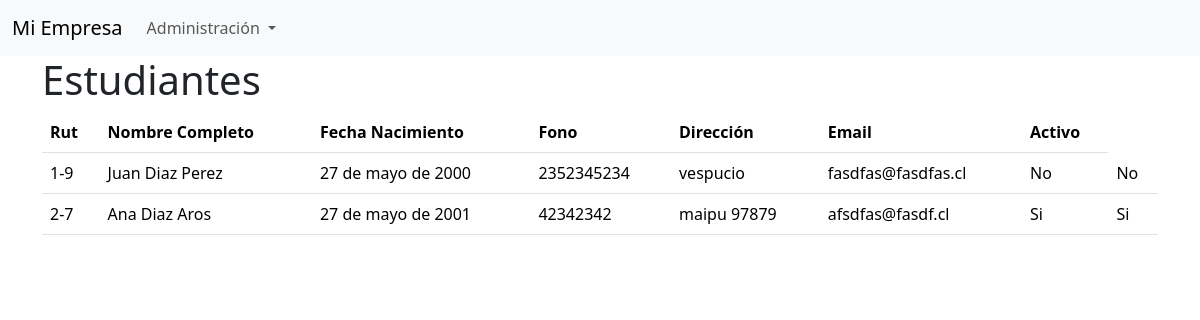
/alumnos/listadoEstudiante, run on the app's committed database.
### alumnos/models.py (models this page shows, shortened)
class Alumno(models.Model):
    carrera     = models.ForeignKey('Carrera', on_delete=models.CASCADE)
    rut         = models.CharField(primary_key=True, max_length=10)
    dv          = models.CharField(max_length=1)
    nombre      = models.CharField(max_length=50)
    apellido1   = models.CharField(max_length=50)
    apellido2   = models.CharField(max_length=50)
    nacimiento  = models.DateField()
    fono        = models.CharField(max_length=50)
    direccion   = models.CharField(max_length=200)
    email       = models.CharField(max_length=100)
    activo      = models.IntegerField()

### alumnos/views.py (the view)
# urls.py: path('listadoEstudiante', views.listadoEstudiante, name='listadoEstudiante'),
def listadoEstudiante(resquest):
    alumnos = Alumno.objects.all()
    context = {"alumnos": alumnos}
    return render(resquest, 'listadoEstudiante.html', context)

### alumnos/templates/listadoEstudiante.html (shortened to what this page needs)
{% extends "plantillaBase.html"  %}
{% block tituloPrincipal %} Estudiantes {% endblock %}
{% block listado %}
    <table class="table table-resposive">
        <tr>
            <th>Rut</th>
            <th>Nombre Completo</th>
            <th>Fecha Nacimiento</th>
            <th>Fono</th>
            <th>Dirección</th>
            <th>Email</th>
            <th>Activo</th>
        </tr>
    {% for alumno in alumnos %}
        <tr>
            <td>{{ alumno.rut}}-{{alumno.dv}}
            <td>{{ alumno.nombre | title }} {{ alumno.apellido1 | capfirst }} {{ alumno.apellido2 | capfirst  }}
            <td>{{ alumno.nacimiento}}
            <td>{{ alumno.fono}}
            <td>{{ alumno.direccion}}
            <td>{{ alumno.email}}
            <td>{% if alumno.activo == 1 %} Si {% else %} No {% endif %}
                <td>{{ alumno.activo|yesno:"Si,No"}}</td>
    {% endfor %}
    </table>
{% endblock %}

### data on the page
Alumno: rut "1", dv "9", nombre "Juan", apellido1 "Diaz", apellido2 "Perez", nacimiento "27 de mayo de 2000", fono "2352345234", direccion "vespucio", email "fasdfas@fasdfas.cl", shows "No", activo "No"
Alumno: rut "2", dv "7", nombre "Ana", apellido1 "Diaz", apellido2 "Aros", nacimiento "27 de mayo de 2001", fono "42342342", direccion "maipu 97879", email "afsdfas@fasdf.cl", shows "Si", activo "Si"
